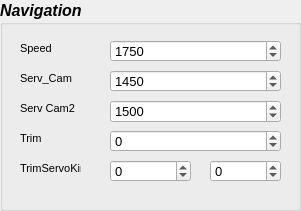
     <widget class="QGroupBox" name="groupBox_11">
      <property name="geometry">
       <rect>
        <x>660</x>
        <y>20</y>
        <width>301</width>
        <height>211</height>
       </rect>
      </property>
      <property name="font">
       <font>
        <pointsize>12</pointsize>
        <weight>75</weight>
        <italic>true</italic>
        <bold>true</bold>
       </font>
      </property>
      <property name="title">
       <string>Navigation</string>
      </property>
      <widget class="QLabel" name="label_58">
       <property name="geometry">
        <rect>
         <x>20</x>
         <y>40</y>
         <width>55</width>
         <height>16</height>
        </rect>
       </property>
       <property name="font">
        <font>
         <pointsize>8</pointsize>
         <weight>50</weight>
         <italic>false</italic>
         <bold>false</bold>
        </font>
       </property>
       <property name="text">
        <string>Speed</string>
       </property>
      </widget>
      <widget class="QSpinBox" name="spinBoxSpeedNav">
       <property name="geometry">
        <rect>
         <x>110</x>
         <y>40</y>
         <width>171</width>
         <height>22</height>
        </rect>
       </property>
       <property name="font">
        <font>
         <pointsize>10</pointsize>
         <weight>50</weight>
         <italic>false</italic>
         <bold>false</bold>
        </font>
       </property>
       <property name="minimum">
        <number>1500</number>
       </property>
       <property name="maximum">
        <number>2000</number>
       </property>
       <property name="singleStep">
        <number>25</number>
       </property>
       <property name="value">
        <number>1750</number>
       </property>
      </widget>
      <widget class="QLabel" name="label_96">
       <property name="geometry">
        <rect>
         <x>20</x>
         <y>70</y>
         <width>61</width>
         <height>16</height>
        </rect>
       </property>
       <property name="font">
        <font>
         <pointsize>8</pointsize>
         <weight>50</weight>
         <italic>false</italic>
         <bold>false</bold>
        </font>
       </property>
       <property name="text">
        <string>Serv_Cam</string>
       </property>
      </widget>
      <widget class="QSpinBox" name="spinBoxServoCamera">
       <property name="geometry">
        <rect>
         <x>110</x>
         <y>70</y>
         <width>171</width>
         <height>22</height>
        </rect>
       </property>
       <property name="font">
        <font>
         <pointsize>10</pointsize>
         <weight>50</weight>
         <italic>false</italic>
         <bold>false</bold>
        </font>
       </property>
       <property name="minimum">
        <number>1200</number>
       </property>
       <property name="maximum">
        <number>2000</number>
       </property>
       <property name="singleStep">
        <number>25</number>
       </property>
       <property name="value">
        <number>1450</number>
       </property>
      </widget>
      <widget class="QLabel" name="label_55">
       <property name="geometry">
        <rect>
         <x>20</x>
         <y>130</y>
         <width>55</width>
         <height>16</height>
        </rect>
       </property>
       <property name="font">
        <font>
         <pointsize>8</pointsize>
         <weight>50</weight>
         <italic>false</italic>
         <bold>false</bold>
        </font>
       </property>
       <property name="text">
        <string>Trim</string>
       </property>
      </widget>
      <widget class="QSpinBox" name="spinBoxTrimMotor">
       <property name="geometry">
        <rect>
         <x>110</x>
         <y>130</y>
         <width>171</width>
         <height>22</height>
        </rect>
       </property>
       <property name="font">
        <font>
         <pointsize>10</pointsize>
         <weight>50</weight>
         <italic>false</italic>
         <bold>false</bold>
        </font>
       </property>
       <property name="minimum">
        <number>-100</number>
       </property>
       <property name="maximum">
        <number>100</number>
       </property>
      </widget>
      <widget class="QLabel" name="label_73">
       <property name="geometry">
        <rect>
         <x>20</x>
         <y>100</y>
         <width>71</width>
         <height>17</height>
        </rect>
       </property>
       <property name="font">
        <font>
         <pointsize>8</pointsize>
         <weight>50</weight>
         <italic>false</italic>
         <bold>false</bold>
        </font>
       </property>
       <property name="text">
        <string>Serv Cam2</string>
       </property>
      </widget>
      <widget class="QSpinBox" name="spinBoxServoCamera2">
       <property name="geometry">
        <rect>
         <x>110</x>
         <y>100</y>
         <width>171</width>
         <height>23</height>
        </rect>
       </property>
       <property name="font">
        <font>
         <pointsize>10</pointsize>
         <weight>50</weight>
         <italic>false</italic>
         <bold>false</bold>
        </font>
       </property>
       <property name="minimum">
        <number>500</number>
       </property>
       <property name="maximum">
        <number>2500</number>
       </property>
       <property name="singleStep">
        <number>25</number>
       </property>
       <property name="value">
        <number>1500</number>
       </property>
      </widget>
      <widget class="QLabel" name="label_143">
       <property name="geometry">
        <rect>
         <x>20</x>
         <y>160</y>
         <width>61</width>
         <height>16</height>
        </rect>
       </property>
       <property name="font">
        <font>
         <pointsize>8</pointsize>
         <weight>50</weight>
         <italic>false</italic>
         <bold>false</bold>
        </font>
       </property>
       <property name="text">
        <string>TrimServoKiri</string>
       </property>
      </widget>
      <widget class="QSpinBox" name="spinBoxTrimServoKiri">
       <property name="geometry">
        <rect>
         <x>110</x>
         <y>160</y>
         <width>81</width>
         <height>22</height>
        </rect>
       </property>
       <property name="font">
        <font>
         <pointsize>10</pointsize>
         <weight>50</weight>
         <italic>false</italic>
         <bold>false</bold>
        </font>
       </property>
       <property name="minimum">
        <number>-1000</number>
       </property>
       <property name="maximum">
        <number>1000</number>
       </property>
       <property name="singleStep">
        <number>25</number>
       </property>
      </widget>
      <widget class="QSpinBox" name="spinBoxTrimServoKanan">
       <property name="geometry">
        <rect>
         <x>210</x>
         <y>160</y>
         <width>71</width>
         <height>22</height>
        </rect>
       </property>
       <property name="font">
        <font>
         <pointsize>10</pointsize>
         <weight>50</weight>
         <italic>false</italic>
         <bold>false</bold>
        </font>
       </property>
       <property name="minimum">
        <number>-1000</number>
       </property>
       <property name="maximum">
        <number>1000</number>
       </property>
       <property name="singleStep">
        <number>25</number>
       </property>
      </widget>
     </widget>
